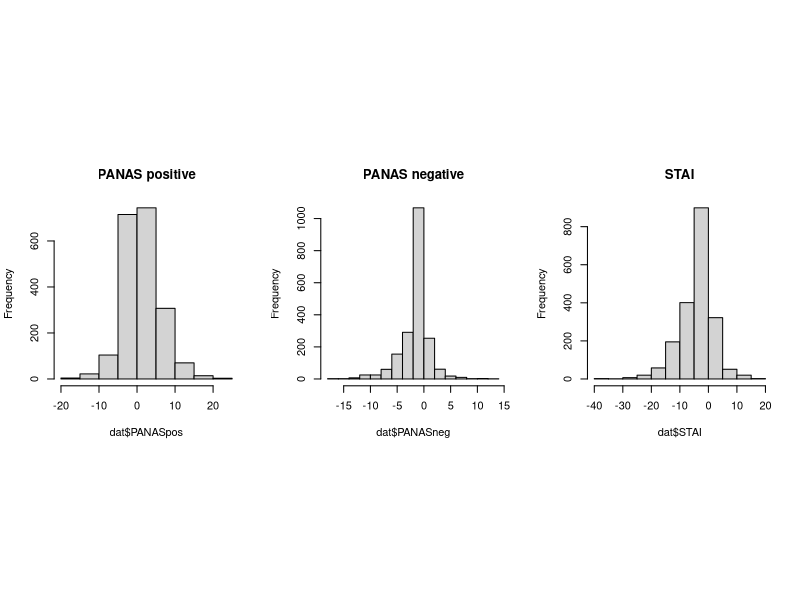
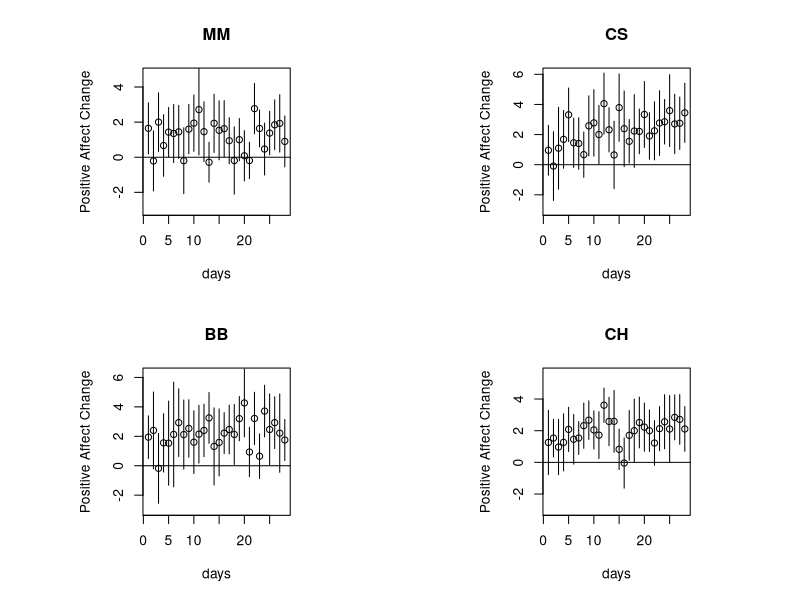
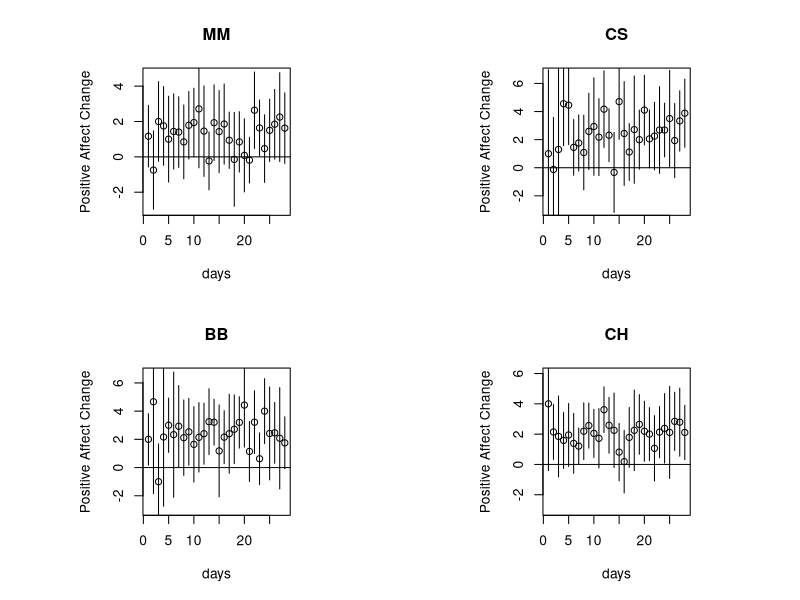

Reproduce these figures in R, in order.
## ---- chunk 1
knitr::opts_chunk$set(echo = TRUE)
## ---- chunk 2
dat<-read.csv("BWPilot_CombinedData_20210803_fordryad_addvars_cleaned_noround2_v3.csv",sep=";",na.strings=".")
colnames(dat)
## ---- chunk 3
dat<-dat[,c(1:9,11)]
head(dat)
## ---- chunk 4
colnames(dat)<-c("subj","days","exercise","PrePANASPos","PrePANASNeg","PostPANASPos","PostPANASNeg","PreSTAI","PostSTAI","completed")
head(dat)
## ---- chunk 5
dat<-subset(dat,days>0 & days < 29)
head(dat)
## ---- chunk 6
length(unique(dat$subj))
## ---- chunk 7
dat$exercise<-factor(dat$exercise)
## ---- chunk 8
dat$exercise<-factor(dat$exercise,
                     levels=c("Mindful Meditation",
                              "Box Breathing",
                              "Slow Breathing",
                              "Super Oxygenation"))

dat$cond<-ifelse(dat$exercise=="Mindful Meditation",
                 "MM",
       ifelse(dat$exercise=="Box Breathing",
              "BB",
              ifelse(dat$exercise=="Slow Breathing",
                     "CS",
                     ifelse(dat$exercise=="Super Oxygenation",
                            "CH",NA))))
## ---- chunk 9
dat$cond<-factor(dat$cond,levels=c("MM","CS","BB","CH"))
contrasts(dat$cond)
## ---- chunk 10
length(unique(subset(dat,cond=="MM")$subj))
length(unique(subset(dat,cond=="CS")$subj))
length(unique(subset(dat,cond=="BB")$subj))
length(unique(subset(dat,cond=="CH")$subj))

## ---- chunk 11
## create dependent variables:
dat$PANASpos<-dat$PostPANASPos-dat$PrePANASPos
dat$PANASneg<-dat$PostPANASNeg-dat$PrePANASNeg
dat$STAI <- dat$PostSTAI-dat$PreSTAI
## ---- chunk 12
op<-par(mfrow=c(1,3),pty="s")
hist(dat$PANASpos,main="PANAS positive")
hist(dat$PANASneg,main="PANAS negative")
hist(dat$STAI,main="STAI")
## ---- chunk 13
xtabs(~subj+cond,dat)
## ---- chunk 14
xtabs(~subj+days,dat)
## ---- chunk 15
xtabs(~subj+completed,dat)
## ---- chunk 16
dim(dat)
dat_completed<-subset(dat,completed==1)
dim(dat_completed)
## ---- chunk 17
length(unique(subset(dat_completed,cond=="MM")$subj))
length(unique(subset(dat_completed,cond=="CS")$subj))
length(unique(subset(dat_completed,cond=="BB")$subj))
length(unique(subset(dat_completed,cond=="CH")$subj))

## ---- chunk 18
op<-par(mfrow=c(2,2),pty="s")

conditions<-levels(dat$cond)

# for each condition, make a plot:
for(j in 1:length(conditions)){
# First, aggregate the data:  
dat_agg<-with(subset(dat,cond==conditions[j]),
              tapply(PANASpos,days,mean,na.rm=TRUE))

# Compute SD:
dat_agg_SD<-with(subset(dat,cond==conditions[j]),
                 tapply(PANASpos,days,sd,na.rm=TRUE))
# figure out no. of data points in the condition being plotted:
lengths<-rep(NA,28)
for(i in 1:28){
lengths[i]<-dim(subset(dat,cond==conditions[j] & days == i))[1]
}

# compute SE for plotting confidence intervals:
SE<-dat_agg_SD/sqrt(lengths)

datframe<-data.frame(y=dat_agg,
                     x=1:28,
                     lower=dat_agg-2*SE,
                     upper=dat_agg+2*SE)

plot(datframe$x,datframe$y,ylim=c(-3,max(datframe$y)+2),
     xlab="days",
     ylab="Positive Affect Change",
     main=conditions[j])
with(datframe,
arrows(x0=x,y0=lower,x1=x,y1=upper,angle=90,
       length=0)
)
abline(h=0)
}
## ---- chunk 19
op<-par(mfrow=c(2,2),pty="s")

conditions<-levels(dat_completed$cond)

# for each condition, make a plot:
for(j in 1:length(conditions)){
# First, aggregate the data:  
dat_agg<-with(subset(dat_completed,cond==conditions[j]),
              tapply(PANASpos,days,mean,na.rm=TRUE))

# Compute SD:
dat_agg_SD<-with(subset(dat_completed,cond==conditions[j]),
                 tapply(PANASpos,days,sd,na.rm=TRUE))
# figure out no. of data points in the condition being plotted:
lengths<-rep(NA,28)
for(i in 1:28){
lengths[i]<-dim(subset(dat_completed,cond==conditions[j] & days == i))[1]
}

# compute SE for plotting confidence intervals:
SE<-dat_agg_SD/sqrt(lengths)

datframe<-data.frame(y=dat_agg,
                     x=1:28,
                     lower=dat_agg-2*SE,
                     upper=dat_agg+2*SE)

plot(datframe$x,datframe$y,ylim=c(-3,max(datframe$y)+2),
     xlab="days",
     ylab="Positive Affect Change",
     main=conditions[j])
with(datframe,
arrows(x0=x,y0=lower,x1=x,y1=upper,angle=90,
       length=0)
)
abline(h=0)
}
## ---- chunk 20
library(lme4)

# center days around 28:
dat$days<-dat$days-28

m<-lmer(PANASpos~cond*days + (1|subj),data = dat)
summary(m)          
## ---- chunk 21
completion<-xtabs(~subj+completed,dat)
t(completion)
## ---- chunk 22
m_completed<-lmer(PANASpos~cond*days*completed + (1|subj),data = dat)
summary(m_completed)          

## ---- chunk 23
dat_completed$days<-dat_completed$days-28

m_completed<-lmer(PANASpos~cond*days + (1|subj),data = dat_completed)
summary(m_completed)          
## ---- chunk 24
## design analysis
## sample sizes in each group:
nMM<-length(unique(subset(dat,cond=="MM")$subj))
nCS<-length(unique(subset(dat,cond=="CS")$subj))

## effect size as reported (not reproducible):
d<-2.751
## confidence intervals:
upper<-4.887
lower<-0.615
## figure out SE:
SE<-(upper-lower)/4
## ---- chunk 25
## assume identical SEs in each group and compute std dev from it:
stddev<-sqrt(SE^2*nMM + SE^2*nCS)
## ---- chunk 26
## carry out power test using reported mean effect:
power.t.test(d=d,sd=stddev,type="two.sample",alternative="two.sided",
             power=0.80,
             strict=TRUE)
## carry out power test using lower bound of reported mean effect:
power.t.test(d=lower,sd=stddev,type="two.sample",alternative="two.sided",
             power=0.80,
             strict=TRUE)
## carry out power test using upper bound of reported mean effect:
power.t.test(d=upper,sd=stddev,type="two.sample",alternative="two.sided",
             power=0.80,
             strict=TRUE)

